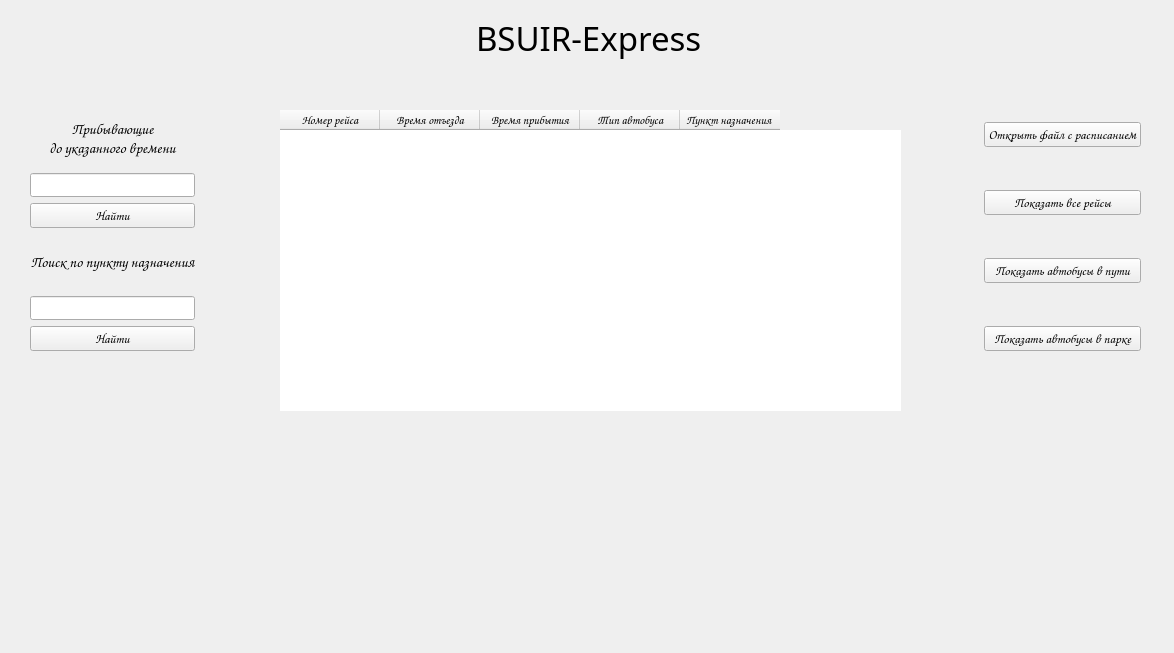
<?xml version="1.0" encoding="UTF-8"?>
<ui version="4.0">
 <class>MainWindow</class>
 <widget class="QMainWindow" name="MainWindow">
  <property name="geometry">
   <rect>
    <x>0</x>
    <y>0</y>
    <width>1174</width>
    <height>653</height>
   </rect>
  </property>
  <property name="minimumSize">
   <size>
    <width>1174</width>
    <height>653</height>
   </size>
  </property>
  <property name="maximumSize">
   <size>
    <width>1174</width>
    <height>653</height>
   </size>
  </property>
  <property name="windowTitle">
   <string>BSUIR-Express</string>
  </property>
  <widget class="QWidget" name="centralwidget">
   <widget class="QWidget" name="verticalLayoutWidget">
    <property name="geometry">
     <rect>
      <x>-6</x>
      <y>-1</y>
      <width>1191</width>
      <height>80</height>
     </rect>
    </property>
    <layout class="QVBoxLayout" name="verticalLayout">
     <property name="bottomMargin">
      <number>3</number>
     </property>
     <item alignment="Qt::AlignHCenter">
      <widget class="QLabel" name="label">
       <property name="font">
        <font>
         <family>Copperplate Gothic Light</family>
         <pointsize>25</pointsize>
         <bold>false</bold>
        </font>
       </property>
       <property name="text">
        <string>BSUIR-Express</string>
       </property>
      </widget>
     </item>
    </layout>
   </widget>
   <widget class="QTableWidget" name="tableWidget">
    <property name="geometry">
     <rect>
      <x>280</x>
      <y>110</y>
      <width>621</width>
      <height>301</height>
     </rect>
    </property>
    <property name="font">
     <font>
      <family>Comic Sans MS</family>
     </font>
    </property>
    <property name="styleSheet">
     <string notr="true"> border-radius: 10px;</string>
    </property>
    <column>
     <property name="text">
      <string>Номер рейса</string>
     </property>
     <property name="font">
      <font>
       <family>Comic Sans MS</family>
      </font>
     </property>
    </column>
    <column>
     <property name="text">
      <string>Время отъезда</string>
     </property>
     <property name="font">
      <font>
       <family>Comic Sans MS</family>
      </font>
     </property>
    </column>
    <column>
     <property name="text">
      <string>Время прибытия</string>
     </property>
     <property name="font">
      <font>
       <family>Comic Sans MS</family>
      </font>
     </property>
    </column>
    <column>
     <property name="text">
      <string>Тип автобуса</string>
     </property>
     <property name="font">
      <font>
       <family>Comic Sans MS</family>
      </font>
     </property>
    </column>
    <column>
     <property name="text">
      <string>Пункт назначения </string>
     </property>
     <property name="font">
      <font>
       <family>Comic Sans MS</family>
      </font>
     </property>
    </column>
   </widget>
   <widget class="QWidget" name="gridLayoutWidget">
    <property name="geometry">
     <rect>
      <x>30</x>
      <y>110</y>
      <width>1111</width>
      <height>241</height>
     </rect>
    </property>
    <layout class="QGridLayout" name="gridLayout">
     <item row="0" column="3">
      <spacer name="horizontalSpacer_2">
       <property name="orientation">
        <enum>Qt::Horizontal</enum>
       </property>
       <property name="sizeHint" stdset="0">
        <size>
         <width>40</width>
         <height>20</height>
        </size>
       </property>
      </spacer>
     </item>
     <item row="0" column="1">
      <spacer name="horizontalSpacer_5">
       <property name="orientation">
        <enum>Qt::Horizontal</enum>
       </property>
       <property name="sizeHint" stdset="0">
        <size>
         <width>40</width>
         <height>20</height>
        </size>
       </property>
      </spacer>
     </item>
     <item row="0" column="2">
      <spacer name="horizontalSpacer">
       <property name="orientation">
        <enum>Qt::Horizontal</enum>
       </property>
       <property name="sizeHint" stdset="0">
        <size>
         <width>40</width>
         <height>20</height>
        </size>
       </property>
      </spacer>
     </item>
     <item row="0" column="4">
      <spacer name="horizontalSpacer_3">
       <property name="orientation">
        <enum>Qt::Horizontal</enum>
       </property>
       <property name="sizeHint" stdset="0">
        <size>
         <width>40</width>
         <height>20</height>
        </size>
       </property>
      </spacer>
     </item>
     <item row="0" column="6">
      <layout class="QVBoxLayout" name="verticalLayout_3">
       <item>
        <spacer name="verticalSpacer_4">
         <property name="font">
          <font>
           <family>Comic Sans MS</family>
          </font>
         </property>
         <property name="orientation">
          <enum>Qt::Vertical</enum>
         </property>
         <property name="sizeHint" stdset="0">
          <size>
           <width>20</width>
           <height>15</height>
          </size>
         </property>
        </spacer>
       </item>
       <item alignment="Qt::AlignHCenter">
        <widget class="QPushButton" name="pushButton_2">
         <property name="font">
          <font>
           <family>Comic Sans MS</family>
           <pointsize>10</pointsize>
          </font>
         </property>
         <property name="text">
          <string>Открыть файл с расписанием</string>
         </property>
        </widget>
       </item>
       <item>
        <spacer name="verticalSpacer">
         <property name="orientation">
          <enum>Qt::Vertical</enum>
         </property>
         <property name="sizeHint" stdset="0">
          <size>
           <width>20</width>
           <height>40</height>
          </size>
         </property>
        </spacer>
       </item>
       <item>
        <widget class="QPushButton" name="pushButton">
         <property name="font">
          <font>
           <family>Comic Sans MS</family>
           <pointsize>10</pointsize>
          </font>
         </property>
         <property name="text">
          <string>Показать все рейсы</string>
         </property>
        </widget>
       </item>
       <item>
        <spacer name="verticalSpacer_2">
         <property name="orientation">
          <enum>Qt::Vertical</enum>
         </property>
         <property name="sizeHint" stdset="0">
          <size>
           <width>20</width>
           <height>40</height>
          </size>
         </property>
        </spacer>
       </item>
       <item>
        <widget class="QPushButton" name="pushButton_8">
         <property name="font">
          <font>
           <family>Comic Sans MS</family>
           <pointsize>10</pointsize>
          </font>
         </property>
         <property name="text">
          <string>Показать автобусы в пути</string>
         </property>
        </widget>
       </item>
       <item>
        <spacer name="verticalSpacer_3">
         <property name="orientation">
          <enum>Qt::Vertical</enum>
         </property>
         <property name="sizeHint" stdset="0">
          <size>
           <width>20</width>
           <height>40</height>
          </size>
         </property>
        </spacer>
       </item>
       <item>
        <widget class="QPushButton" name="pushButton_7">
         <property name="font">
          <font>
           <family>Comic Sans MS</family>
           <pointsize>10</pointsize>
          </font>
         </property>
         <property name="text">
          <string>Показать автобусы в парке</string>
         </property>
        </widget>
       </item>
      </layout>
     </item>
     <item row="0" column="5">
      <spacer name="horizontalSpacer_4">
       <property name="orientation">
        <enum>Qt::Horizontal</enum>
       </property>
       <property name="sizeHint" stdset="0">
        <size>
         <width>30</width>
         <height>20</height>
        </size>
       </property>
      </spacer>
     </item>
     <item row="0" column="0">
      <layout class="QVBoxLayout" name="verticalLayout_5">
       <item>
        <widget class="QLabel" name="label_4">
         <property name="enabled">
          <bool>true</bool>
         </property>
         <property name="font">
          <font>
           <family>Comic Sans MS</family>
           <pointsize>11</pointsize>
          </font>
         </property>
         <property name="text">
          <string>Прибывающие 
до указанного времени</string>
         </property>
         <property name="alignment">
          <set>Qt::AlignCenter</set>
         </property>
        </widget>
       </item>
       <item>
        <widget class="QLineEdit" name="lineEdit_3">
         <property name="font">
          <font>
           <family>Comic Sans MS</family>
          </font>
         </property>
         <property name="text">
          <string/>
         </property>
        </widget>
       </item>
       <item>
        <widget class="QPushButton" name="pushButton_4">
         <property name="font">
          <font>
           <family>Comic Sans MS</family>
           <pointsize>10</pointsize>
          </font>
         </property>
         <property name="text">
          <string>Найти</string>
         </property>
        </widget>
       </item>
       <item>
        <widget class="QLabel" name="label_3">
         <property name="font">
          <font>
           <family>Comic Sans MS</family>
           <pointsize>11</pointsize>
          </font>
         </property>
         <property name="text">
          <string>Поиск по пункту назначения</string>
         </property>
         <property name="alignment">
          <set>Qt::AlignCenter</set>
         </property>
        </widget>
       </item>
       <item>
        <widget class="QLineEdit" name="lineEdit_2">
         <property name="font">
          <font>
           <family>Comic Sans MS</family>
          </font>
         </property>
        </widget>
       </item>
       <item>
        <widget class="QPushButton" name="pushButton_3">
         <property name="font">
          <font>
           <family>Comic Sans MS</family>
           <pointsize>10</pointsize>
          </font>
         </property>
         <property name="text">
          <string>Найти</string>
         </property>
        </widget>
       </item>
      </layout>
     </item>
    </layout>
   </widget>
   <widget class="QLabel" name="back1">
    <property name="geometry">
     <rect>
      <x>20</x>
      <y>110</y>
      <width>231</width>
      <height>251</height>
     </rect>
    </property>
    <property name="text">
     <string/>
    </property>
   </widget>
   <widget class="QLabel" name="back2">
    <property name="geometry">
     <rect>
      <x>930</x>
      <y>110</y>
      <width>221</width>
      <height>251</height>
     </rect>
    </property>
    <property name="text">
     <string/>
    </property>
   </widget>
   <widget class="QLabel" name="label_2">
    <property name="geometry">
     <rect>
      <x>0</x>
      <y>-20</y>
      <width>1174</width>
      <height>653</height>
     </rect>
    </property>
    <property name="text">
     <string/>
    </property>
   </widget>
   <zorder>label_2</zorder>
   <zorder>back1</zorder>
   <zorder>back2</zorder>
   <zorder>verticalLayoutWidget</zorder>
   <zorder>tableWidget</zorder>
   <zorder>gridLayoutWidget</zorder>
  </widget>
  <widget class="QMenuBar" name="menubar">
   <property name="geometry">
    <rect>
     <x>0</x>
     <y>0</y>
     <width>1174</width>
     <height>22</height>
    </rect>
   </property>
  </widget>
 </widget>
 <resources/>
 <connections/>
</ui>
